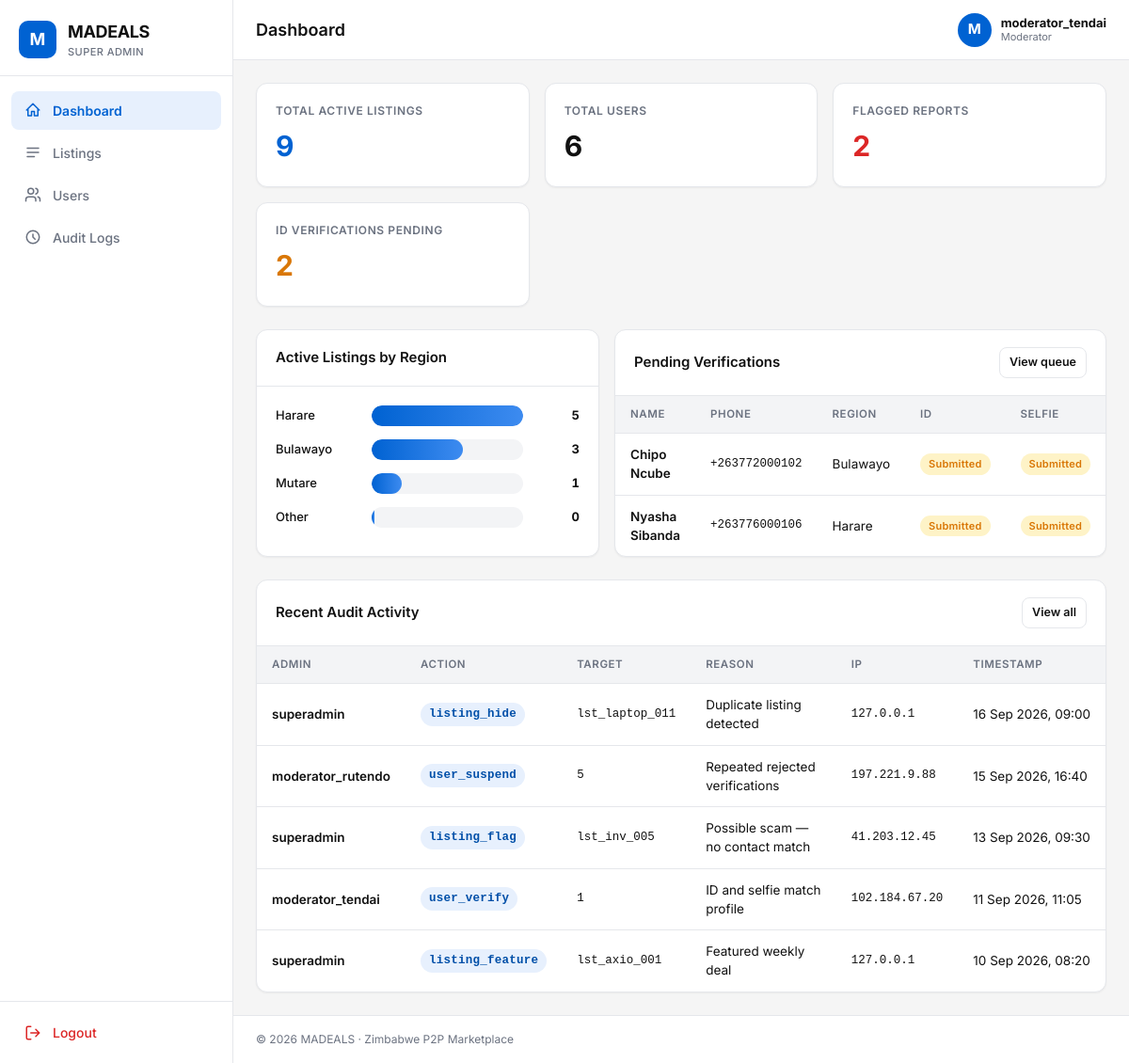
Page /index.php (signed in) on the committed database.
### tables this page shows
CREATE TABLE IF NOT EXISTS users (
  id                  INT UNSIGNED NOT NULL AUTO_INCREMENT,
  display_name        VARCHAR(100) NOT NULL,
  phone               VARCHAR(20)  NOT NULL,
  avatar_url          VARCHAR(512) NULL,
  trust_score         INT          NOT NULL DEFAULT 55,
  verification_status ENUM('unverified','pending','verified','rejected') NOT NULL DEFAULT 'unverified',
  id_document_url     VARCHAR(512) NULL,
  selfie_url          VARCHAR(512) NULL,
  is_suspended        TINYINT(1)   NOT NULL DEFAULT 0,
  is_banned           TINYINT(1)   NOT NULL DEFAULT 0,
  region              VARCHAR(50)  NOT NULL DEFAULT 'Harare',
  created_at          TIMESTAMP    NOT NULL DEFAULT CURRENT_TIMESTAMP,
  PRIMARY KEY (id),
  UNIQUE KEY uq_users_phone (phone),
  KEY idx_users_verification (verification_status),
  KEY idx_users_region (region)
);

CREATE TABLE IF NOT EXISTS audit_logs (
  id          INT UNSIGNED NOT NULL AUTO_INCREMENT,
  admin_id    INT UNSIGNED NOT NULL,
  action      VARCHAR(100) NOT NULL,
  target_id   VARCHAR(64)  NOT NULL,
  reason      TEXT         NULL,
  ip_address  VARCHAR(45)  NOT NULL,
  created_at  TIMESTAMP    NOT NULL DEFAULT CURRENT_TIMESTAMP,
  PRIMARY KEY (id),
  KEY idx_audit_admin (admin_id),
  KEY idx_audit_action (action),
  KEY idx_audit_created (created_at),
  CONSTRAINT fk_audit_admin FOREIGN KEY (admin_id) REFERENCES admin_users(id) ON DELETE CASCADE
);

### includes/helpers.php (called while the page is built, shortened)
<?php
function e(?string $value): string
{
    return htmlspecialchars((string)$value, ENT_QUOTES | ENT_SUBSTITUTE, 'UTF-8');
}
function format_date(?string $value, string $format = 'd M Y, H:i'): string
{
    $ts = strtotime($value);
    return date($format, $ts);
}

### includes/auth.php (called while the page is built, shortened)
<?php
function csrf_token(): string
{
    return (string)$_SESSION['csrf_token'];
}
function require_admin(): array
{
    $admin = current_admin();
    return $admin;
}
function current_admin(): ?array
{
    static $cached = null;
    static $cachedId = null;
    $id = (int)$_SESSION['admin_id'];
    if ($cached !== null && $cachedId === $id) {
        return $cached;
    }
    $stmt = db()->prepare(
        'SELECT id, username, email, role, is_active FROM admin_users WHERE id = :id LIMIT 1'
    );
    $stmt->execute([':id' => $id]);
    $row = $stmt->fetch();
    $cached = $row;
    $cachedId = $id;
    return $cached;
}

### includes/db.php (called while the page is built, shortened)
<?php
function db(): PDO
{
    static $pdo = null;
    if ($pdo instanceof PDO) {
        return $pdo;
    }
    $dsn = sprintf(
        'mysql:host=%s;port=%s;dbname=%s;charset=%s',
        DB_HOST,
        DB_PORT,
        DB_NAME,
        DB_CHARSET
    );
    $options = [
        PDO::ATTR_ERRMODE            => PDO::ERRMODE_EXCEPTION,
        PDO::ATTR_DEFAULT_FETCH_MODE => PDO::FETCH_ASSOC,
        PDO::ATTR_EMULATE_PREPARES   => false,
        PDO::ATTR_STRINGIFY_FETCHES  => false,
    ];
    try {
        $pdo = new PDO($dsn, DB_USER, DB_PASS, $options);
    } catch (PDOException $e) {
        http_response_code(500);
        if (DISPLAY_ERRORS) {
            exit('Database connection failed: ' . htmlspecialchars($e->getMessage(), ENT_QUOTES, 'UTF-8'));
        }
        exit('Database connection failed. Please check configuration.');
    }
    return $pdo;
}

### index.php (the view, shortened to what this page needs)
<?php
require_once __DIR__ . '/includes/db.php';
require_once __DIR__ . '/includes/auth.php';
require_once __DIR__ . '/includes/helpers.php';
$admin = require_admin();
$page_title = 'Dashboard';
$activeListings = (int)db()->query(
    "SELECT COUNT(*) FROM central_listings WHERE status = 'active'"
)->fetchColumn();
$totalUsers = (int)db()->query('SELECT COUNT(*) FROM users')->fetchColumn();
$flaggedReports = (int)db()->query(
    "SELECT COUNT(*) FROM central_listings WHERE status = 'flagged'"
)->fetchColumn();
$pendingVerifications = (int)db()->query(
    "SELECT COUNT(*) FROM users WHERE verification_status = 'pending'"
)->fetchColumn();
$regionStmt = db()->query(
    "SELECT CASE
       WHEN location LIKE 'Harare%'   THEN 'Harare'
       WHEN location LIKE 'Bulawayo%' THEN 'Bulawayo'
       WHEN location LIKE 'Mutare%'   THEN 'Mutare'
       ELSE 'Other'
     END AS region_group,
     COUNT(*) AS total
     FROM central_listings
     WHERE status = 'active'
     GROUP BY region_group
     ORDER BY total DESC"
);
$regionRows = $regionStmt->fetchAll();
$regionMap = ['Harare' => 0, 'Bulawayo' => 0, 'Mutare' => 0, 'Other' => 0];
foreach ($regionRows as $r) {
    $regionMap[(string)$r['region_group']] = (int)$r['total'];
}
$maxRegion = max(1, max($regionMap));
$recentAudit = db()->query(
    'SELECT a.action, a.target_id, a.reason, a.ip_address, a.created_at, u.username
     FROM audit_logs a
     JOIN admin_users u ON u.id = a.admin_id
     ORDER BY a.created_at DESC
     LIMIT 8'
)->fetchAll();
$pendingQueue = db()->query(
    "SELECT id, display_name, phone, region, id_document_url, selfie_url
     FROM users
     WHERE verification_status = 'pending'
     ORDER BY created_at ASC
     LIMIT 5"
)->fetchAll();
require __DIR__ . '/includes/header.php';
?>
<div class="stats-grid">
  <div class="stat-card">
    <span class="stat-label">Total Active Listings</span>
    <span class="stat-value accent"><?= e((string)$activeListings) ?></span>
  </div>
  <div class="stat-card">
    <span class="stat-label">Total Users</span>
    <span class="stat-value"><?= e((string)$totalUsers) ?></span>
  </div>
  <div class="stat-card">
    <span class="stat-label">Flagged Reports</span>
    <span class="stat-value danger"><?= e((string)$flaggedReports) ?></span>
  </div>
  <div class="stat-card">
    <span class="stat-label">ID Verifications Pending</span>
    <span class="stat-value warning"><?= e((string)$pendingVerifications) ?></span>
  </div>
</div>
<div class="dash-grid">
  <section class="card">
    <div class="card-header">
      <h2>Active Listings by Region</h2>
    </div>
    <div class="card-body">
      <div class="bar-chart">
        <?php foreach ($regionMap as $region => $count): ?>
          <div class="bar-row">
            <span class="bar-label"><?= e($region) ?></span>
            <div class="bar-track">
              <div class="bar-fill" style="width: <?= e((string)round($count / $maxRegion * 100)) ?>%"></div>
            </div>
            <span class="bar-value"><?= e((string)$count) ?></span>
          </div>
        <?php endforeach; ?>
      </div>
    </div>
  </section>
  <section class="card">
    <div class="card-header">
      <h2>Pending Verifications</h2>
      <a class="btn btn-ghost btn-sm" href="<?= e(BASE_URL) ?>/users.php?status=pending">View queue</a>
    </div>
    <div class="card-body" style="padding:0">
      <div class="table-wrap">
        <table class="data-table">
          <thead>
            <tr>
              <th>Name</th>
              <th>Phone</th>
              <th>Region</th>
              <th>ID</th>
              <th>Selfie</th>
            </tr>
          </thead>
          <tbody>
            <?php if (!$pendingQueue): ?>
              <tr><td colspan="5" class="table-empty">No pending verifications 🎉</td></tr>
            <?php else: foreach ($pendingQueue as $q): ?>
              <tr>
                <td class="cell-title"><?= e($q['display_name']) ?></td>
                <td class="mono"><?= e($q['phone']) ?></td>
                <td><?= e($q['region']) ?></td>
                <td><?= $q['id_document_url'] ? '<span class="badge badge-yellow">Submitted</span>' : '<span class="badge badge-gray">Missing</span>' ?></td>
                <td><?= $q['selfie_url'] ? '<span class="badge badge-yellow">Submitted</span>' : '<span class="badge badge-gray">Missing</span>' ?></td>
              </tr>
            <?php endforeach; endif; ?>
          </tbody>
        </table>
      </div>
    </div>
  </section>
</div>
<section class="card">
  <div class="card-header">
    <h2>Recent Audit Activity</h2>
    <a class="btn btn-ghost btn-sm" href="<?= e(BASE_URL) ?>/audit_logs.php">View all</a>
  </div>
  <div class="card-body" style="padding:0">
    <div class="table-wrap">
      <table class="data-table">
        <thead>
          <tr>
            <th>Admin</th>
            <th>Action</th>
            <th>Target</th>
            <th>Reason</th>
            <th>IP</th>
            <th>Timestamp</th>
          </tr>
        </thead>
        <tbody>
          <?php if (!$recentAudit): ?>
            <tr><td colspan="6" class="table-empty">No audit entries yet.</td></tr>
          <?php else: foreach ($recentAudit as $log): ?>
            <tr>
              <td class="cell-title"><?= e($log['username']) ?></td>
              <td><span class="badge badge-blue mono"><?= e($log['action']) ?></span></td>
              <td class="mono"><?= e($log['target_id']) ?></td>
              <td><?= e($log['reason'] ?? '—') ?></td>
              <td class="mono"><?= e($log['ip_address']) ?></td>
              <td class="nowrap"><?= e(format_date($log['created_at'])) ?></td>
            </tr>
          <?php endforeach; endif; ?>
        </tbody>
      </table>
    </div>
  </div>
</section>
<?php require __DIR__ . '/includes/footer.php'; ?>

### includes/header.php (shortened to what this page needs)
<?php
require_once __DIR__ . '/auth.php';
require_once __DIR__ . '/helpers.php';
$admin = current_admin();
$page_title = $page_title ?? 'Dashboard';
$csrf = csrf_token();
$nav_items = [
    'index.php'      => ['Dashboard',   'M3 12l9-9 9 9M5 10v10h5v-6h4v6h5V10'],
    'listings.php'   => ['Listings',    'M4 6h16M4 12h16M4 18h10'],
    'users.php'      => ['Users',       'M16 21v-2a4 4 0 00-4-4H6a4 4 0 00-4 4v2M9 11a4 4 0 100-8 4 4 0 000 8zM22 21v-2a4 4 0 00-3-3.87M16 3.13a4 4 0 010 7.75'],
    'audit_logs.php' => ['Audit Logs',  'M12 8v4l3 3M21 12a9 9 0 11-18 0 9 9 0 0118 0z'],
];
$current_file = basename($_SERVER['PHP_SELF']);
?>
<!DOCTYPE html>
<html lang="en">
<head>
<link rel="stylesheet" href="<?= e(BASE_URL) ?>/assets/css/style.css">
</head>
<body data-csrf="<?= e($csrf) ?>">
<div class="app-shell">
  <aside class="sidebar" id="sidebar">
    <div class="sidebar-brand">
      <span class="brand-mark">M</span>
      <span class="brand-text">MADEALS<span class="brand-sub">Super Admin</span></span>
    </div>
    <nav class="sidebar-nav">
      <?php foreach ($nav_items as $file => [$label, $icon]): ?>
        <a href="<?= e(BASE_URL) ?>/<?= e($file) ?>" class="<?= $current_file === $file ? 'active' : '' ?>">
          <svg class="nav-icon" viewBox="0 0 24 24" fill="none" stroke="currentColor" stroke-width="2" stroke-linecap="round" stroke-linejoin="round" aria-hidden="true"><path d="<?= e($icon) ?>"/></svg>
          <?= e($label) ?>
        </a>
      <?php endforeach; ?>
    </nav>
    <div class="sidebar-footer">
      <a href="<?= e(BASE_URL) ?>/logout.php" class="nav-logout">
        <svg class="nav-icon" viewBox="0 0 24 24" fill="none" stroke="currentColor" stroke-width="2" stroke-linecap="round" stroke-linejoin="round" aria-hidden="true"><path d="M9 21H5a2 2 0 01-2-2V5a2 2 0 012-2h4M16 17l5-5-5-5M21 12H9"/></svg>
        Logout
      </a>
    </div>
  </aside>
  <div class="main-column">
    <header class="topbar">
      <h1 class="topbar-title"><?= e($page_title) ?></h1>
      <div class="topbar-user">
        <span class="user-avatar"><?= e(strtoupper(substr((string)$admin['username'], 0, 1))) ?></span>
        <span class="user-meta">
          <strong><?= e($admin['username']) ?></strong>
          <small><?= e(ucfirst((string)$admin['role'])) ?></small>
        </span>
      </div>
    </header>
    <main class="content">

### rows in the picture
users: display_name "Chipo Ncube", phone "+263772000102", region "Bulawayo", shows "Submitted"
users: display_name "Nyasha Sibanda", phone "+263776000106", region "Harare", shows "Submitted"
audit_logs: admin.username "superadmin", action "listing_hide", target "lst_laptop_011", reason "Duplicate listing detected", ip_address "127.0.0.1", created_at "16 Sep 2026, 09:00"
audit_logs: admin.username "moderator_rutendo", action "user_suspend", target "5", reason "Repeated rejected verifications", ip_address "197.221.9.88", created_at "15 Sep 2026, 16:40"
audit_logs: admin.username "superadmin", action "listing_flag", target "lst_inv_005", reason "Possible scam — no contact match", ip_address "41.203.12.45", created_at "13 Sep 2026, 09:30"
audit_logs: admin.username "moderator_tendai", action "user_verify", target "1", reason "ID and selfie match profile", ip_address "102.184.67.20", created_at "11 Sep 2026, 11:05"
audit_logs: admin.username "superadmin", action "listing_feature", target "lst_axio_001", reason "Featured weekly deal", ip_address "127.0.0.1", created_at "10 Sep 2026, 08:20"

### other values in the picture
$label "Dashboard"
$label "Listings"
$label "Users"
$label "Audit Logs"
$page_title "Dashboard"
substr((string)$admin['username'], 0, 1) "M"
$admin['username'] "moderator_tendai"
$admin['role'] "Moderator"
$activeListings "9"
$totalUsers "6"
$flaggedReports "2"
$pendingVerifications "2"
$region "Harare"
$count "5"
$region "Bulawayo"
